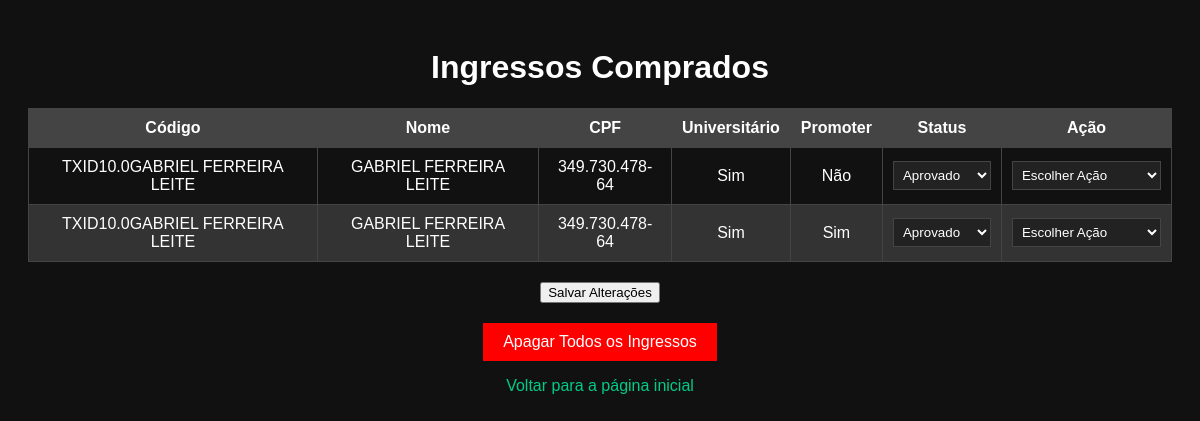
The app's page /ingressos with its own data.
### tables this page shows
CREATE TABLE "ingressos" (
            id INTEGER PRIMARY KEY AUTOINCREMENT,
            codigo TEXT,
            nome TEXT,
            cpf TEXT,
            email TEXT,
            universitario TEXT,
            promoter TEXT,
            status TEXT,
            ra TEXT,
            valor_pago REAL,
            sexo TEXT,
            entrada INTEGER DEFAULT 0
        );

### app.py (the view)
@app.route('/ingressos', methods=['GET', 'POST'])
def exibir_ingressos():
    conn = sqlite3.connect('ingressos.db')
    cursor = conn.cursor()
    cursor.execute("SELECT codigo, nome, cpf, universitario, promoter, status FROM ingressos")
    ingressos = cursor.fetchall()
    conn.close()
    return render_template('ingressos.html', ingressos=ingressos)

### templates/ingressos.html (shortened to what this page needs)
<!DOCTYPE html>
<html lang="pt-BR">
<head>
</head>
<body>
  <h1>Ingressos Comprados</h1>
  <form method="POST" action="/atualizar_status">
    <table>
      <thead>
        <tr>
          <th>Código</th>
          <th>Nome</th>
          <th>CPF</th>
          <th>Universitário</th>
          <th>Promoter</th>
          <th>Status</th>
          <th>Ação</th>
        </tr>
      </thead>
      <tbody>
        {% for ingresso in ingressos %}
          <tr>
            <td>{{ ingresso[0] }}</td>
            <td>{{ ingresso[1] }}</td>
            <td>{{ ingresso[2] }}</td>
            <td>{{ 'Sim' if ingresso[3] else 'Não' }}</td>
            <td>{{ 'Sim' if ingresso[4] else 'Não' }}</td>
            <td>
              <select name="status_{{ ingresso[0] }}">
                <option value="Aprovado" {% if ingresso[5] == 'Aprovado' %}selected{% endif %}>Aprovado</option>
              </select>
            </td>
            <td>
              <select onchange="if(this.value) window.location.href=this.value;">
                <option value="">Escolher Ação</option>
              </select>
            </td>
          </tr>
        {% endfor %}
      </tbody>
    </table>
    <button type="submit">Salvar Alterações</button>
  </form>
  <form method="POST" action="/apagar_tudo" onsubmit="return confirm('Tem certeza que deseja apagar todos os ingressos?');">
    <button type="submit" class="danger-button">Apagar Todos os Ingressos</button>
  </form>
  <p><a href="/">Voltar para a página inicial</a></p>
</body>
</html>

### templates/ingressos.html (style rules this page uses)
body { background-color: #111; color: white; font-family: 'Arial', sans-serif; text-align: center; padding: 20px; }
table { width: 100%; margin: 20px 0; border-collapse: collapse; }
th, td { padding: 10px; border: 1px solid #444; text-align: center; }
th { background-color: #444; }
tr:nth-child(even) { background-color: #333; }
a { color: #00cc88; text-decoration: none; }
select { background-color: #222; color: white; border: 1px solid #444; padding: 5px; }
.danger-button { margin-top: 20px; background-color: red; color: white; padding: 10px 20px; border: none; cursor: pointer; font-size: 16px; }

### records on screen
ingressos: codigo "TXID10.0GABRIEL FERREIRA LEITE", nome "GABRIEL FERREIRA LEITE", cpf "349.730.478-64", universitario "Sim", value "Não", status+codigo "Aprovado"
ingressos: codigo "TXID10.0GABRIEL FERREIRA LEITE", nome "GABRIEL FERREIRA LEITE", cpf "349.730.478-64", universitario "Sim", promoter "Sim", status+codigo "Aprovado"
